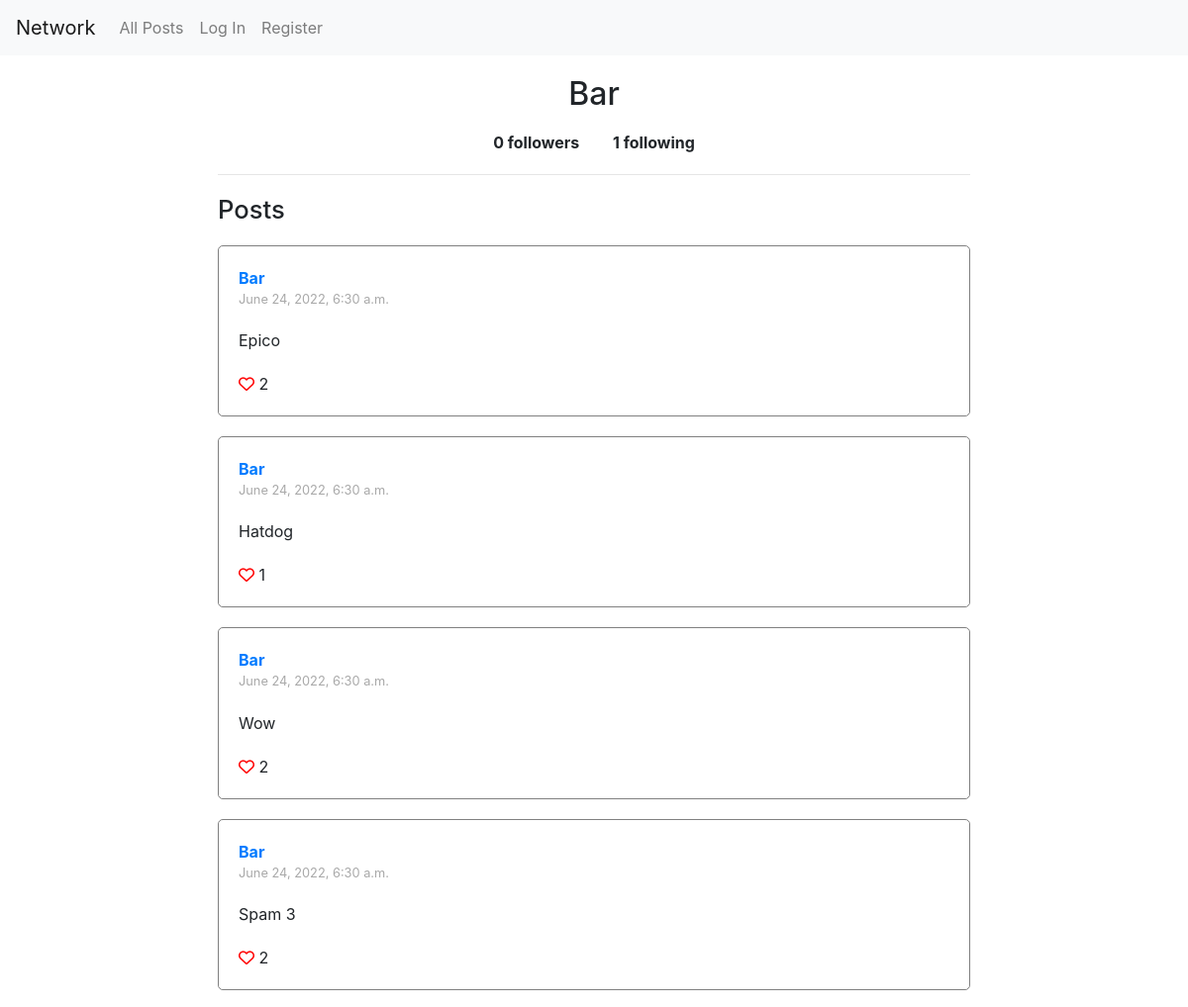
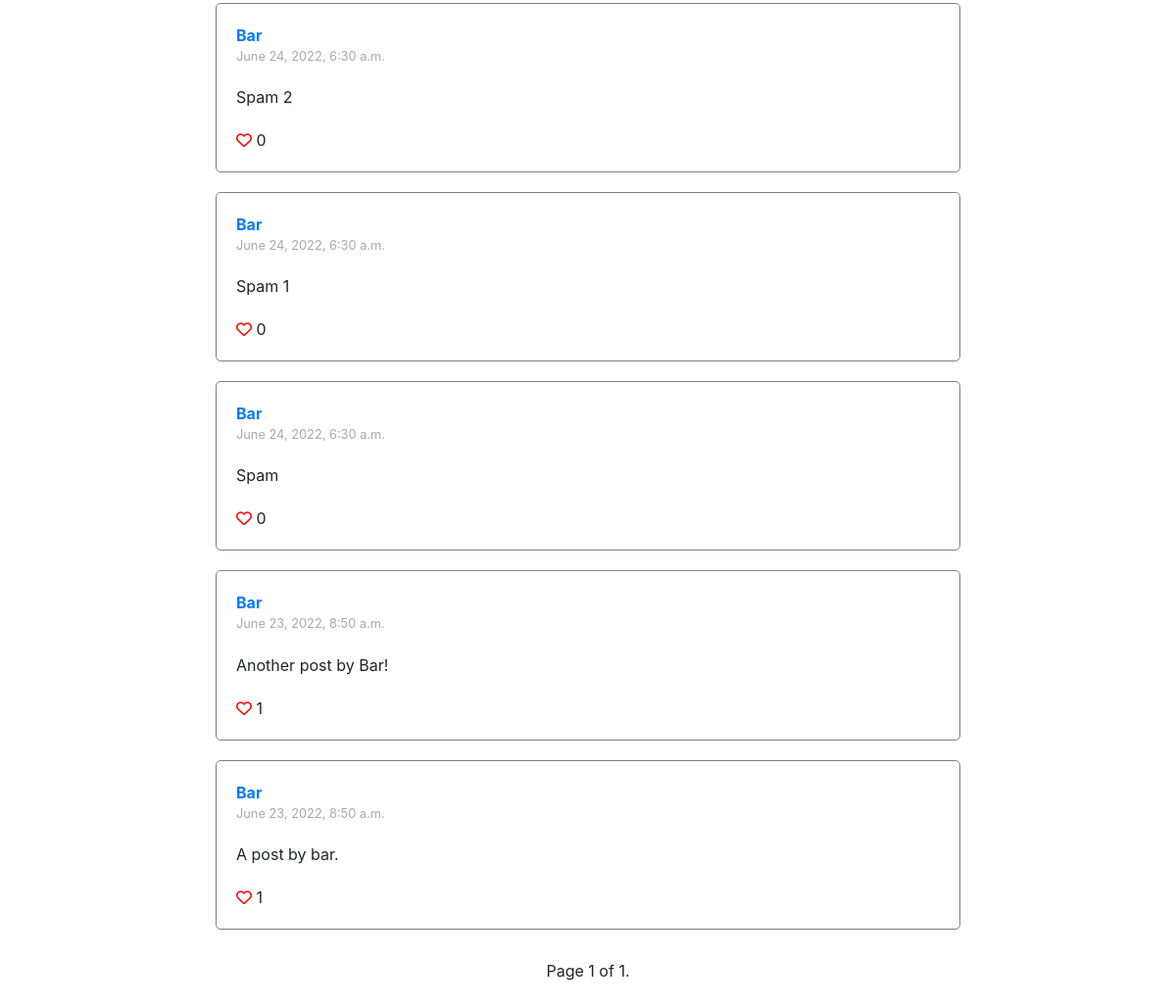
The page /profile/Bar on the database its author committed (2 pictures, top to bottom).
### network/models.py (models this page shows, shortened)
class User(AbstractUser):
    followers = models.ManyToManyField(
        "self", symmetrical=False, related_name="following"
    )

class Post(models.Model):
    user = models.ForeignKey(User, on_delete=models.CASCADE, related_name="posts")
    timestamp = models.DateTimeField(auto_now_add=True)
    text = models.CharField(max_length=140)
    likes = models.ManyToManyField(User, related_name="likes")

### network/views.py (the view)
# urls.py: path("profile/<str:username>", views.profile, name="profile"),
def profile(request, username):
    try:
        profile_user = User.objects.get(username=username)
    except:
        raise Http404("Username not found.")
    profile_posts = Post.objects.filter(user=profile_user).all().order_by("-timestamp")
    paginator = Paginator(profile_posts, 10)  # Show 10 posts per page.
    page_number = request.GET.get("page")
    page_obj = paginator.get_page(page_number)
    return render(
        request,
        "network/profile.html",
        {
            "profile_user": profile_user,
            "page_obj": page_obj,
        },
    )

### network/templates/network/profile.html (shortened to what this page needs)
{% extends 'network/posts.html' %}
{% load static %}
{% block body %}
    <div id="profile-details-container">
        <div id="profile-head">
            <h1 class="profile-username">{{ profile_user.username }}</h1>
        </div>
        <div id="profile-follow-details-container">
            <span id="profile-followers"><span id="profile-user-followers">{{ profile_user.followers.all.count }}</span> followers</span>
            <span id="profile-following"><span id="profile-user-following">{{ profile_user.following.all.count }}</span> following</span>
        </div>
    </div>
    <hr class="divider">
{% endblock %}

### network/templates/network/posts.html (shortened to what this page needs)
{% extends 'network/layout.html' %}
{% load static %}
{% block posts %}
    <div id="posts-container">
        <h1 id="hdr-posts-container">Posts</h1>
        {% for post in page_obj %}
            <div class="post">
                <div class="post-user">
                    <a href={% url 'profile' post.user.username %}>{{ post.user }}</a>
                </div>
                <div class='timestamp'>{{post.timestamp}}</div>
                <div class="post-content" id="post-{{post.id}}-content">
                    {{ post.text }}
                </div>
                <div class="like-container" id="like-container-post-{{post.id}}">
                    {% if user.is_authenticated %}
                        {% if user not in post.likes.all %}
                            <i data-post="{{post.id}}" class="btn-like-toggle far fa-heart"></i>
                        {% else %}
                            <i data-post="{{post.id}}" class="btn-like-toggle fas fa-heart"></i>
                        {% endif %}
                    {% else %}
                        <a href="{% url 'login' %}"><i class="far fa-heart"></i></a>
                    {% endif %}
                    <span id="post-{{post.id}}-likes">{{ post.likes.count }}</span>
                </div>
            </div>
        {% empty %}
            <div class="post">There are no posts yet.</div>
        {% endfor%}
        <div class="pagination">
            <div class="step-links">
                <div class="current">
                    Page {{ page_obj.number }} of {{ page_obj.paginator.num_pages }}.
                </div>
            </div>
        </div>
    </div>
{% endblock %}

### network/static/network/styles.css (style rules this page uses)
* { box-sizing: border-box; padding: 0; margin: 0; }
.divider { margin-top: 20px; }
#hdr-posts-container { font-size: 1.6rem; margin-top: 20px; }
.post { border: 1px solid gray; border-radius: 5px; padding: 20px; margin-top: 20px; overflow: hidden; }
.post-user { font-weight: bold; }
.timestamp { font-size: 0.8rem; color: darkgray; }
.post-content { margin-top: 20px; }
.like-container { margin-top: 20px; }
.fa-heart { color: red; }
#profile-details-container { display: flex; flex-direction: column; align-items: center; }
#profile-head { display: flex; flex-direction: row; align-items: center; }
.profile-username { display: inline; font-size: 2rem; }
#profile-following { margin-left: 30px; }
#profile-follow-details-container { margin-top: 10px; font-weight: bold; }
.pagination { display: flex; justify-content: center; margin: 30px 0; }
.step-links { display: flex; justify-content: space-evenly; }
.current { margin: 0 20px; }

### rows shown on the page
User: username "Bar", followers.all.count "0", following.all.count "1"
Post: user "Bar", timestamp "June 24, 2022, 6:30 a.m.", text "Epico", likes.count "2"
Post: user "Bar", timestamp "June 24, 2022, 6:30 a.m.", text "Hatdog", likes.count "1"
Post: user "Bar", timestamp "June 24, 2022, 6:30 a.m.", text "Wow", likes.count "2"
Post: user "Bar", timestamp "June 24, 2022, 6:30 a.m.", text "Spam 3", likes.count "2"
Post: user "Bar", timestamp "June 24, 2022, 6:30 a.m.", text "Spam 2", likes.count "0"
Post: user "Bar", timestamp "June 24, 2022, 6:30 a.m.", text "Spam 1", likes.count "0"
Post: user "Bar", timestamp "June 24, 2022, 6:30 a.m.", text "Spam", likes.count "0"
Post: user "Bar", timestamp "June 23, 2022, 8:50 a.m.", text "Another post by Bar!", likes.count "1"
Post: user "Bar", timestamp "June 23, 2022, 8:50 a.m.", text "A post by bar.", likes.count "1"

### other values the page prints
{{ page_obj.number }} "1"
{{ page_obj.paginator.num_pages }} "1"
